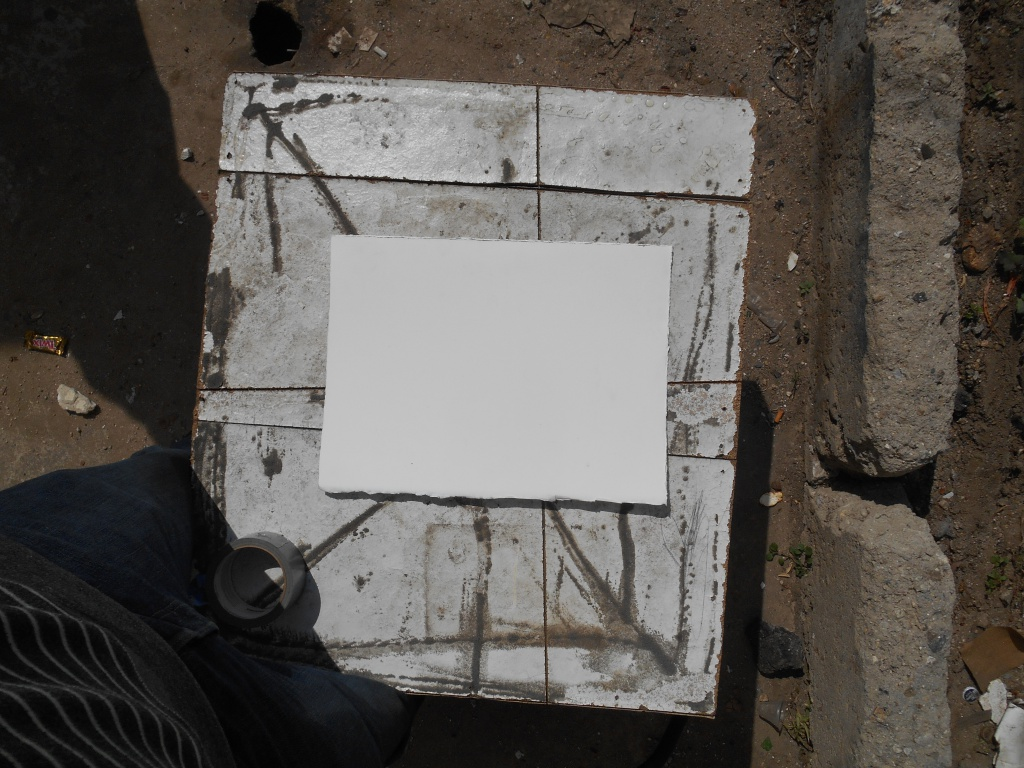
#> input picture odd_pys/contours/imageresized_0.jpg, 1024 x 768 px
$ python cropping_canny_contours.py   (older library calls are emulated)
#> lines starting #> are read from the running program, lines starting #| are printed output that depends on the picture; after the words box and inside, x2 and y2 are one past the last pixel; in counts of white or black regions, pixels touching at a corner belong together
import cv2
import numpy
import imutils
image = cv2.imread("imageresized_0.jpg")
#> image is the input picture: shape (768, 1024, 3); mean B, G, R 82.4, 86.9, 91.1
resized = imutils.resize(image, width=600)
ratio = image.shape[0] / float(resized.shape[0])
#> ratio = 1.71
blurred = cv2.GaussianBlur(resized, (7, 7), 0)
gray = cv2.cvtColor(resized,cv2.COLOR_BGR2GRAY)

thresh = cv2.threshold(gray, 180 , 255, cv2.THRESH_BINARY)[1]
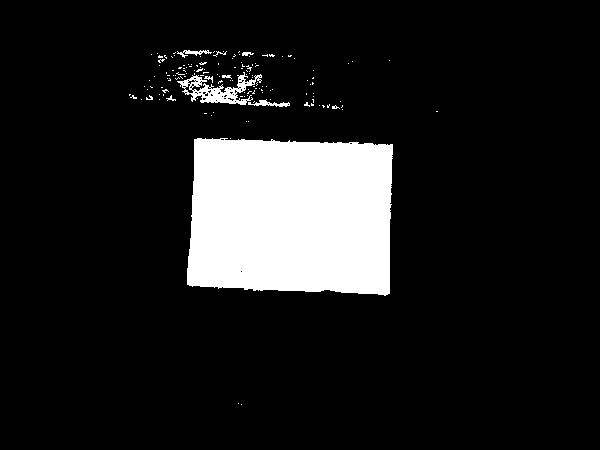
#> thresh: shape (450, 600); 11.7% white; 143 white regions (134 under 20 px), largest, box (x1, y1, x2, y2) and area: (187, 138, 393, 296) 29807, (177, 72, 262, 105) 1035, (248, 99, 290, 107) 142
kernel = numpy.ones((1, 1), numpy.uint8)
closing = cv2.morphologyEx(thresh, cv2.MORPH_CLOSE, kernel, iterations=500)
edged = cv2.Canny(closing, 100, 250)
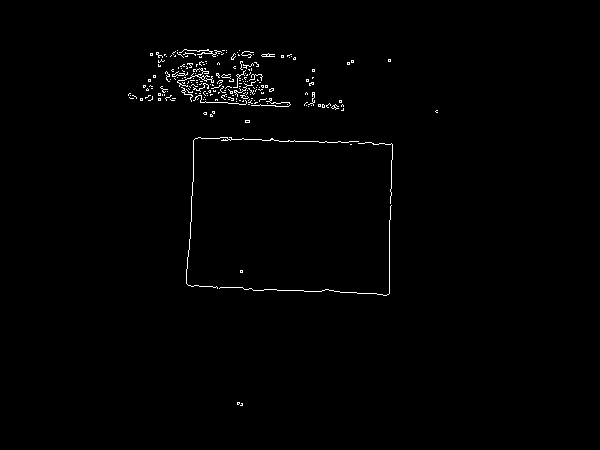
#> edged: shape (450, 600); 0.85% white in thin lines or dots, all inside (x1, y1, x2, y2) = (128, 49, 438, 406)
cv2.imshow("closing", closing)
cv2.imshow("edged",edged)
cv2.imshow("image",image)
cnts = cv2.findContours(closing.copy(), cv2.RETR_EXTERNAL, cv2.CHAIN_APPROX_SIMPLE)
#> cnts = 143 contours, 139 with area under 20; largest, box (x1, y1, x2, y2) and area: (187, 138, 393, 296) 29459, (177, 72, 262, 105) 994, (248, 99, 290, 107) 97, (177, 50, 212, 58) 68
cnts = cnts[0] if imutils.is_cv2() else cnts[1]
idx = 0
for c in cnts:
	x,y,w,h = cv2.boundingRect(c)
	if w>50 and h>50:
		idx+=1
		new_img=image[y:y+h,x:x+w]
#> this loop made 143 passes
#> (x, y, w, h, idx) on pass 4: (187, 138, 206, 158, 1)
#> (x, y, w, h) on passes 1, 2, 3, 5, 6, 7: (241, 404, 1, 1), (238, 403, 1, 1), (230, 138, 1, 1), (248, 121, 1, 1), (246, 121, 1, 1), (211, 115, 1, 1)
#> after the loop, idx = 1
		#cv2.imwrite(str(idx) + '.png', new_img)
cv2.imshow("im",new_img)
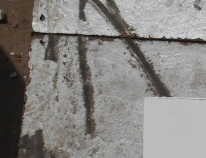
#> window 'im': shape (158, 206, 3); mean B, G, R 127.8, 130.9, 133.6
cv2.waitKey(0)

$ run again, with odd_pys/contours/imageresized_6.jpg copied over odd_pys/contours/imageresized_0.jpg
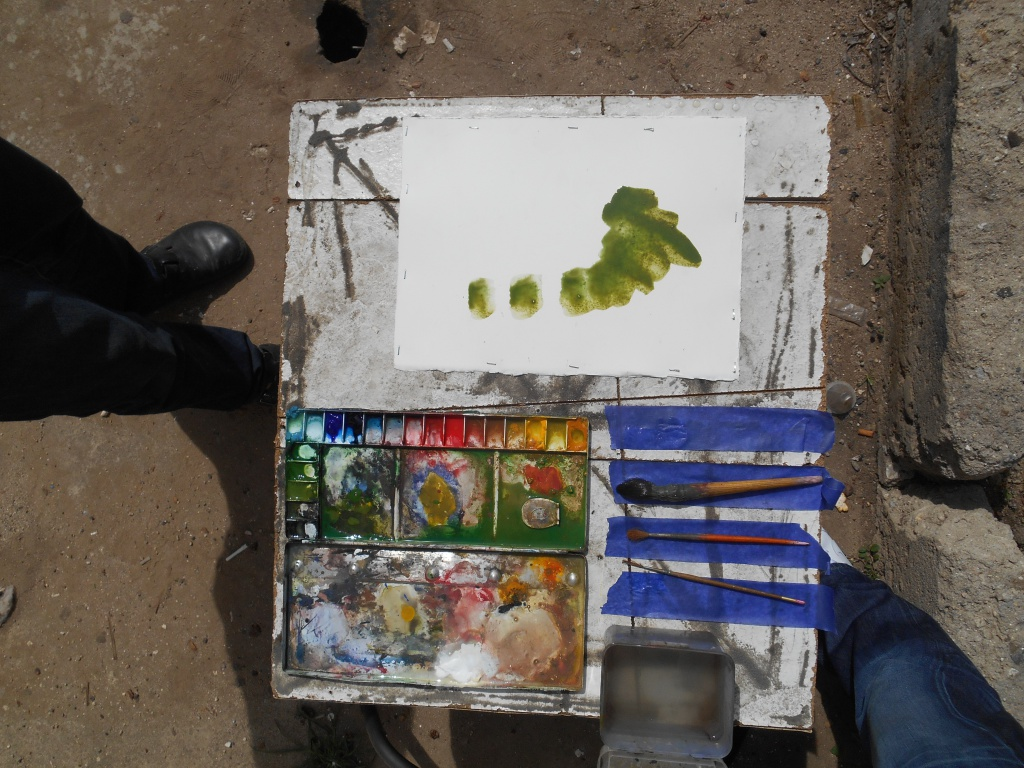
#> input picture odd_pys/contours/imageresized_6.jpg, 1024 x 768 px
#> image is the input picture: shape (768, 1024, 3); mean B, G, R 91.3, 97.6, 104.4
#> `thresh = cv2.threshold(gray, 180 , 255, cv2.THRESH_BINARY)[1]`:
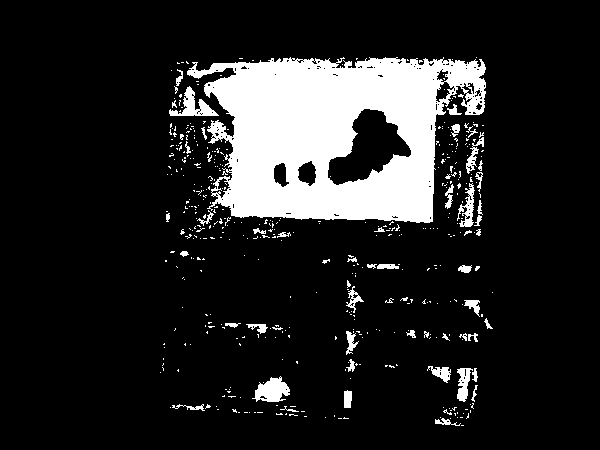
#> thresh: shape (450, 600); 14% white; 460 white regions (409 under 20 px), largest, box (x1, y1, x2, y2) and area: (187, 57, 486, 223) 31618, (252, 376, 290, 402) 609, (169, 86, 219, 116) 555
#> edged: shape (450, 600); 2.8% white in thin lines or dots, all inside (x1, y1, x2, y2) = (159, 56, 494, 427)
#> cnts = 453 contours, 419 with area under 20; largest, box (x1, y1, x2, y2) and area: (187, 57, 486, 223) 35478, (252, 376, 290, 402) 560, (169, 86, 219, 116) 490, (457, 368, 473, 402) 281, (457, 183, 475, 227) 280
#> the loop `for c in cnts:` made 453 passes
#> (x, y, w, h, idx) on pass 453: (187, 57, 299, 166, 1)
#> after the loop `for c in cnts:`: idx = 1
#> `cv2.imshow("im",new_img)`:
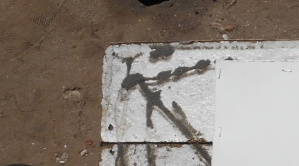
#> window 'im': shape (166, 299, 3); mean B, G, R 120.3, 129, 138.9
